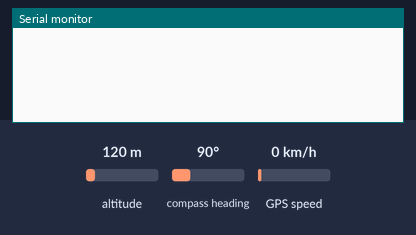
The sketch below on a simulated Arduino Leonardo, built with avr-gcc and run on an emulated ATmega32U4. Shown: the last lines printed to the serial monitor. Inputs (shaded band) come from the test bench; at power-on: altitude 120 m, GPS speed 0 km/h, compass heading 90°. The GPS gets a fix after 3 s at 37.7749, -122.4194 with 8 satellites.

Above: at 1.2 s.
1.3 s: altitude set to 20 m
At 3.8 s:
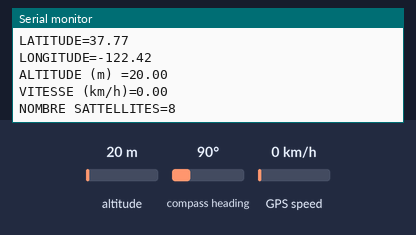
4.5 s: GPS speed set to 2 km/h
At 5.8 s:
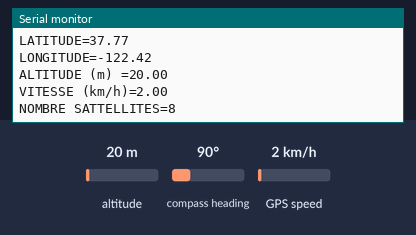
6.0 s: altitude set to 250 m
At 6.8 s:
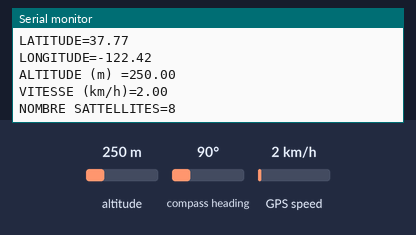

The sketch:

GPS_test.ino
```cpp
#include <TinyGPS++.h>
char data;

double latitude;
double longitude;
double alt; //altitude
double vitesse;
unsigned long nbre_sat;

TinyGPSPlus gps;

void setup() {
  //Initialize serial and wait for port to open:
  Serial1.begin(9600);
  Serial.begin(9600);
  while (!Serial) {
    ; // wait for serial port to connect. Needed for Leonardo only
  }
}

void loop() {
  while (Serial1.available()) {
    data = Serial1.read();
    //  Serial.print(data);
    gps.encode(data);
    if (gps.location.isUpdated())
    {
      latitude = gps.location.lat();
      longitude = gps.location.lng();
      alt = gps.altitude.meters();
      vitesse = gps.speed.kmph();
      nbre_sat = gps.satellites.value();

      Serial.println("-------- FIX GPS ------------");
      Serial.print("LATITUDE="); Serial.println(latitude);
      Serial.print("LONGITUDE="); Serial.println(longitude);
      Serial.print("ALTITUDE (m) ="); Serial.println(alt);
      Serial.print("VITESSE (km/h)="); Serial.println(vitesse);
      Serial.print("NOMBRE SATTELLITES="); Serial.println(nbre_sat);
    }
  }
}
```

Measured:
- after the input at 1.3 s, the serial monitor: prints a new line after 1.7 s (image 1)
- after the input at 4.5 s, the serial monitor: prints a new line after 0.54 s (image 2)
- after the input at 6.0 s, the serial monitor: prints a new line at once (image 3)
